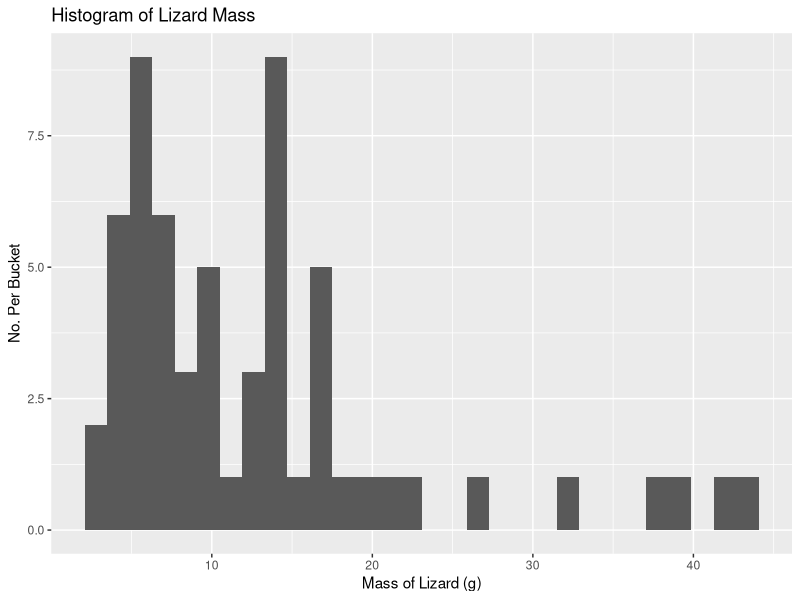
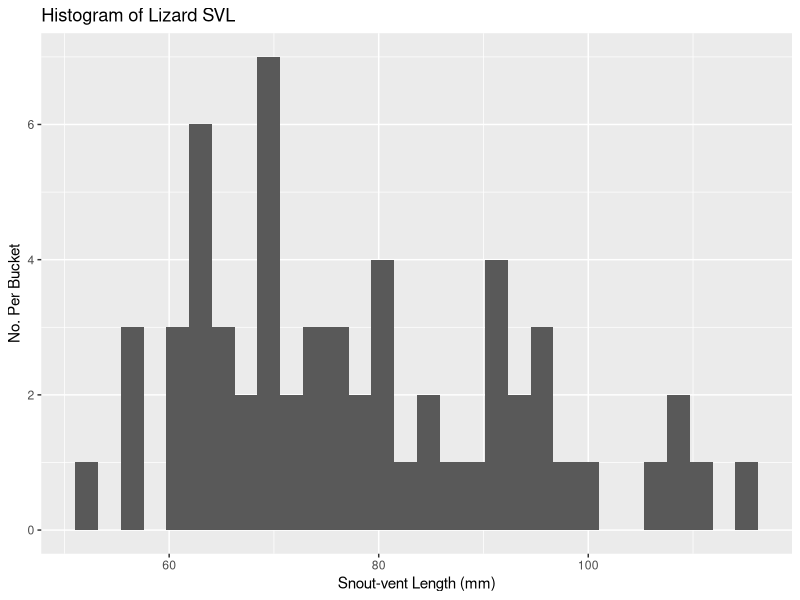
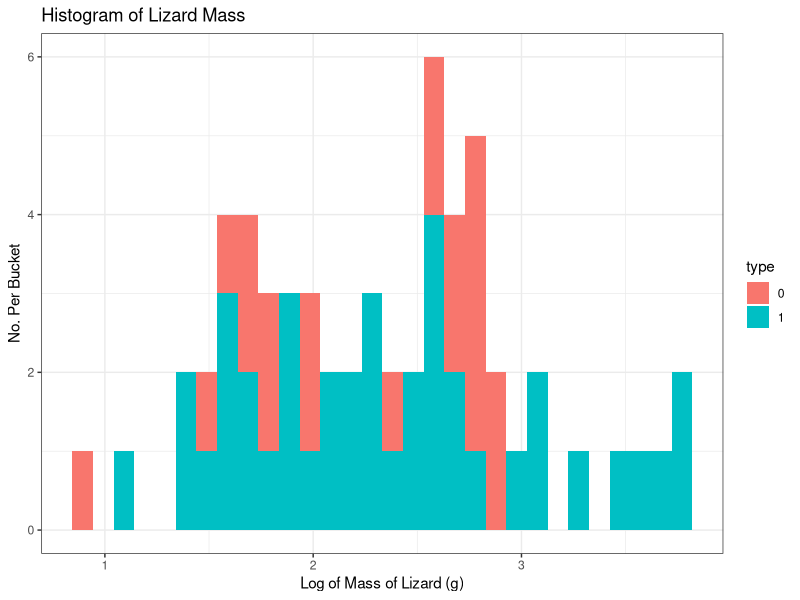
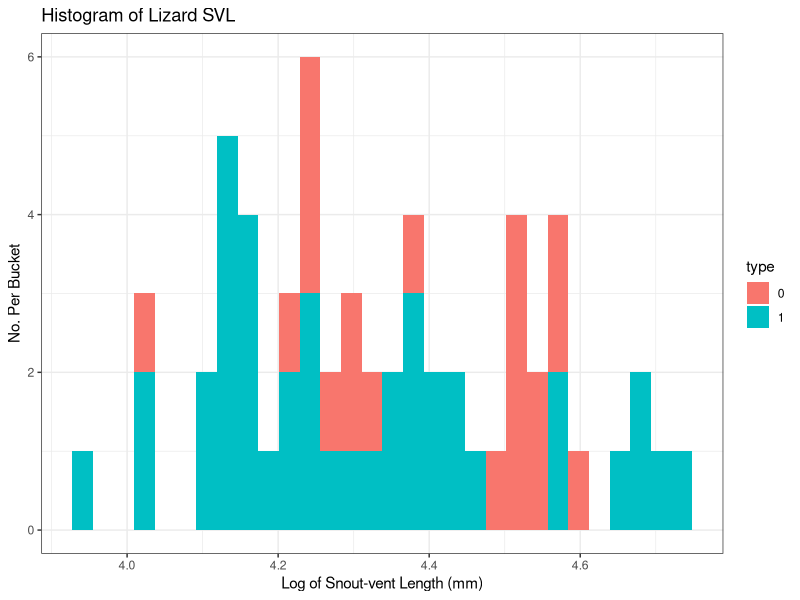
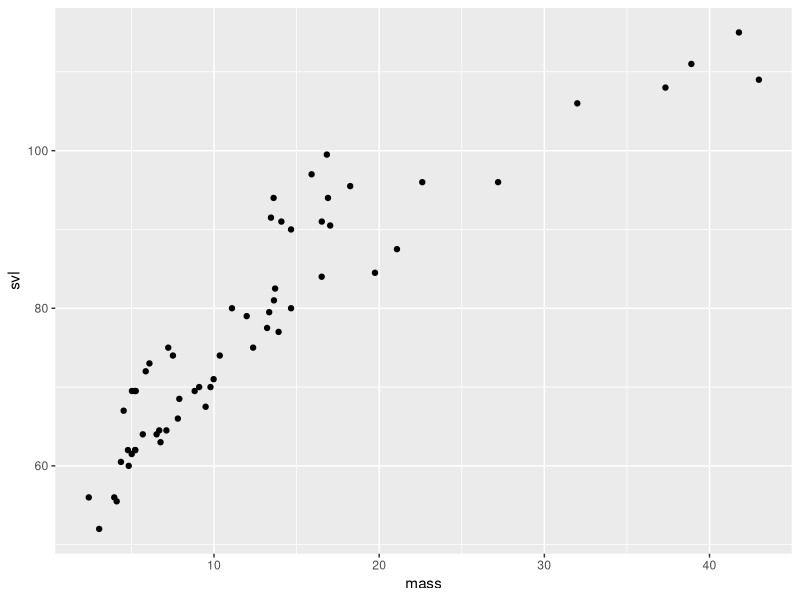
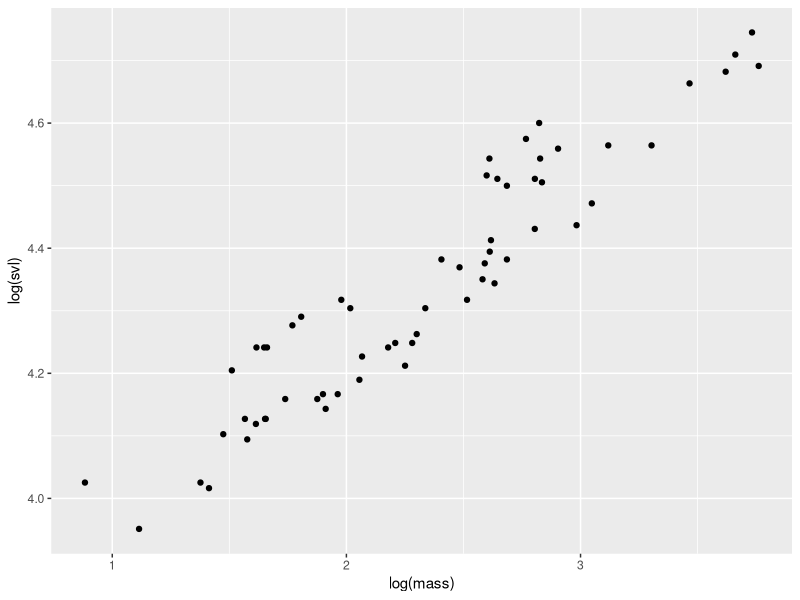
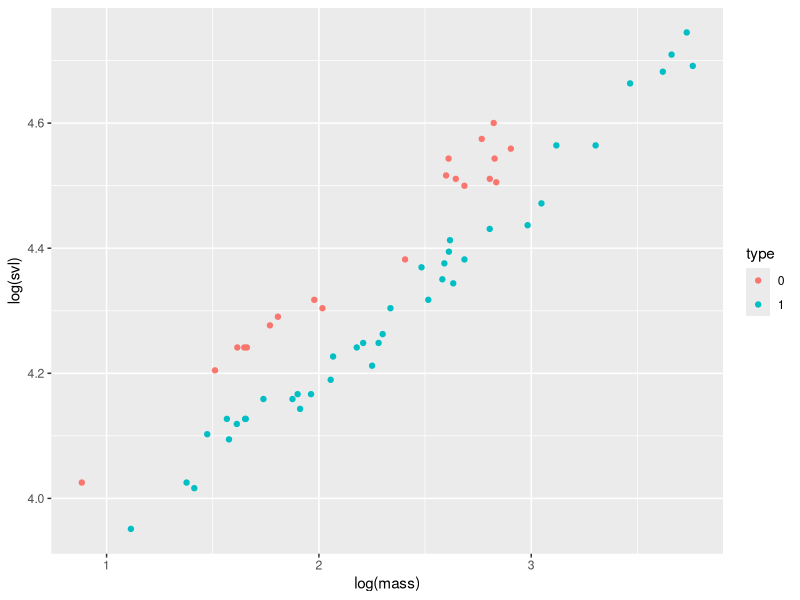

The R script that drew these images, in order:
library(tidyverse)
library(here)

# Read in data and clean up column names
df <- read.table("lizrds.dat") %>% 
  rename(mass = V1, svl = V2, type = V3) 

df <- df[-1,] %>% 
  mutate(mass = as.numeric(mass), 
         svl = as.numeric(svl))

df_transform <- df %>% 
  mutate(mass = log(mass),
         svl = log(svl))


# ------------------------ Part 1 ------------------------ 

part1 <- function() {
  print(shapiro.test(df$mass))
  
  print(shapiro.test(df$svl))
  
}

# Here we can see the the data is infact not normal and more log normal
temp <- ggplot(df,aes(x = mass)) +
  geom_histogram() +
  labs(
    title = "Histogram of Lizard Mass",
    x = "Mass of Lizard (g)",
    y = "No. Per Bucket"
  )

temp1 <- ggplot(df,aes(x = svl)) +
  geom_histogram() +
  labs(
    title = "Histogram of Lizard SVL",
    x = "Snout-vent Length (mm)",
    y = "No. Per Bucket"
  )
temp
temp1

# ------------------------ Part 2 ------------------------ 
#Perform Wilcoxon Rank Sum Test on Mass and SVL based on Group
part2 <- function() {
  #Two ways of doing it
  #Mass
  print(wilcox.test(mass ~ type, data = df))
  
  W1 <- sum(outer(filter(df, type == 0)$mass, filter(df, type == 1)$mass, "<"))
  
  (1-pwilcox(W1-1,20,40))*2
  
  #SVL
  print(wilcox.test(svl ~ type, data = df, exact = FALSE)) #Deal with TIEs
}


# Can't do the same second method to confirm as that does not deal with ties, the regular 
# Wilcoxon test is sufficient

# ------------------------ Part 3 ------------------------

part3 <- function() {
  
  print(shapiro.test(df_transform$mass))
  
  print(shapiro.test(df_transform$svl))
}




# ------------------------ Part 4 ------------------------

part4 <- function() {
  var.test(mass ~ type, data = df_transform)
  var.test(svl ~ type, data = df_transform)
  
  
  print(t.test(mass ~ type, data = df_transform, var.equal = FALSE))
  
  
  print(t.test(svl ~ type, data = df_transform, var.equal = FALSE))
}


# ------------------------ Part 5 ------------------------

# Here we can see the the data is infact not normal and more log normal


temp2 <- ggplot(df_transform,aes(x = mass, fill = type)) +
  geom_histogram() +
  labs(
    title = "Histogram of Lizard Mass",
    x = "Log of Mass of Lizard (g)",
    y = "No. Per Bucket"
  ) + theme_bw()

temp3 <- ggplot(df_transform,aes(x = svl, fill = type)) +
  geom_histogram() +
  labs(
    title = "Histogram of Lizard SVL",
    x = "Log of Snout-vent Length (mm)",
    y = "No. Per Bucket"
  ) + theme_bw()

temp2
temp3

# ------------------------ Part 6 ------------------------

cor(df$mass[df$type == 0], df$svl[df$type == 0])
cor(df_transform$mass[df_transform$type == 0], df_transform$svl[df_transform$type == 0])

cor(df$mass[df$type == 1], df$svl[df$type == 1])
cor(df_transform$mass[df_transform$type == 1], df_transform$svl[df_transform$type == 1])

#Show how taking the log made it more linear thus more correlated as the corr() function works on a lienar
#basis
ggplot(df, aes(x = mass, y = svl)) +
  geom_point() +
  labs(
    x = "mass",
    y = "svl"
  )

ggplot(df_transform, aes(x = mass, y = svl)) +
  geom_point() +
  labs(
    x = "log(mass)",
    y = "log(svl)"
  )


# ------------------------ Part 7 ------------------------


f.hotel2<-function(x1,x2)
{
  # data matrices x1 and x2 for the two groups
  # Compute the dimensions of the data matrices
  p<-dim(x1)[2]
  n1<-dim(x1)[1]
  n2<-dim(x2)[1]
  
  # Compute sample means and covariances
  
  m1<-apply(x1,2,mean)
  s1<-var(x1)
  m2<-apply(x2,2,mean)
  s2<-var(x2)
  cat("xbar1=",m1," s1=",s1," xbar2=",m2," s2=",s2,fill=T)
  # Compute the pooled estimate of covariance matrix
  s<-((n1-1)*s1+(n2-1)*s2)/(n1+n2-2)
  # Compute the two sample Hotelling T-squared test
  T2<-((n1*n2)/(n1+n2))*t(m1-m2)%*%solve(s)%*%(m1-m2)
  # Compute F-value, compute df and the p-value
  fval<-(n1+n2-p-1)*T2/(p*(n1+n2-2))
  df1<-p
  df2<-n1+n2-p-1
  pval<-1-pf(fval,df1,df2)
  cat("T-squared=",T2,fill=TRUE)
  df<-cbind(df1,df2)
  cat("F-value=",fval," df=",df," p-value=",pval,fill=T)
}

# vars are: C_mass, C_svl, S_mass, and S_svl
############# Hotelling two-sample test.
df_type0Trans <- df_transform %>%
  filter(type == 0)

df_type1Trans <- df_transform %>%
  filter(type == 1)

          
f.hotel2(df_type0Trans[,1:2],df_type1Trans[,1:2])


ggplot(df_transform, aes(x = mass, y = svl, color = type)) +
  geom_point() +
  labs(
    x = "log(mass)",
    y = "log(svl)"
  )










